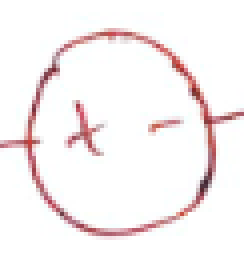
#> input picture temp_image.png, 61 x 64 px (shown 4 times larger)
$ python -i node_detector.py   (imports and definitions only)
#> lines starting #> are read from the running program, lines starting #| are printed output that depends on the picture; after the words box and inside, x2 and y2 are one past the last pixel; in counts of white or black regions, pixels touching at a corner belong together
### intersections.py
"""
This script consists of functions needed to find intersections for a given group of lines
"""
import numpy as np

def intersection(line1, line2):
    """Finds intersection between given two lines

    Args:
        line1 (List): end points of horizontal line (x,y coordinates)
        line2 (List): end points of vertical line (x,y coordinates)

    Returns:
        List: intersection point
    """

    x1,y1,x2,y2 = line1[0]
    x3,y3,x4,y4 = line2[0]
    a1 = y2-y1
    b1 = x1-x2
    c1 = a1*x1+b1*y1

    a2 = y4-y3
    b2 = x3-x4
    c2 = a2*x3+b2*y3

    determinant = a1*b2 - a2*b1

    if determinant == 0:
        return -1
    else:
        x0 = (b2*c1 - b1*c2)/determinant
        y0 = (a1*c2 - a2*c1)/determinant

        if x0 >= min(x1,x2) and x0 <= max(x1,x2) and y0 >= min(y1,y2) and y0 <= max(y1,y2) and \
            x0 >= min(x3,x4) and x0 <= max(x3,x4) and y0 >= min(y3,y4) and y0 <= max(y4,y4):
            x0, y0 = int(np.round(x0)), int(np.round(y0))
            return [[x0, y0]]
        else:
            return -1

def segmented_intersections(lines):
    """Finds the intersections between groups of lines.
    Args:
        lines (List): lists of horizontal and vertical lines
    Returns:
        intersections(List): List of intersecting points
    """

    intersections = []
    group = lines[0]
    next_group = lines[1]
    for line1 in group:
        for line2 in next_group:
            res = intersection(line1, line2)
            if res != -1:
                intersections.append(res)

    return intersections

### node_detector.py
import math
import cv2
import numpy as np
from intersections import segmented_intersections

def node_detector(gray):
    """finds coordinates of junctions or nodes present in components removed image.
    Performs hough transform to find lines in the circuit and then segment them into horizontal or vertical lines.
    Intersections of these lines are returned as nodes

    Args:
        gray (numpy array): components removed image

    Returns:
        node_dim (List): list of node coordinates
    """

    img = cv2.GaussianBlur(gray,(9,9),0)
    th = cv2.adaptiveThreshold(img,1,cv2.ADAPTIVE_THRESH_GAUSSIAN_C,cv2.THRESH_BINARY_INV,11,2)
    edged = th.astype(np.uint8)

    blnk = np.zeros_like(gray)
    blnk = blnk.astype(np.uint8)

    # drawing contours on a blank image
    contours, hierarchy = cv2.findContours(edged,cv2.RETR_EXTERNAL, cv2.CHAIN_APPROX_NONE)
    blnk = cv2.drawContours(blnk, contours,-1, (255, 0, 0), 3)
    blnk = blnk ==255
    blnk = blnk.astype(np.uint8)

    rho = 1  # distance resolution in pixels of the Hough grid
    theta = np.pi / 180  # angular resolution in radians of the Hough grid
    threshold = 15  # minimum number of votes (intersections in Hough grid cell)
    min_line_length = 10  # minimum number of pixels making up a line
    max_line_gap = 15  # maximum gap in pixels between connectable line segments
    line_image = np.zeros_like(gray)
    line_image1 = np.ones((blnk.shape[0],blnk.shape[1],3))*255  # creating a blank to draw lines on
    # using hough tranform to detect lines
    lines = cv2.HoughLinesP(blnk, rho, theta, threshold, np.array([]),
                        min_line_length, max_line_gap)

    # segmenting lines into horizontal and vertical lines
    lines_x = []
    lines_y = []
    for line_i in lines:
        orientation_i = math.atan2((line_i[0][1]-line_i[0][3]),(line_i[0][0]-line_i[0][2]))
        if (abs(math.degrees(orientation_i)) > 45) and abs(math.degrees(orientation_i)) < (90+45):
            lines_y.append(line_i)
        else:
            lines_x.append(line_i)
    lines_x = sorted(lines_x, key=lambda _line: _line[0][0])
    lines_y = sorted(lines_y, key=lambda _line: _line[0][1])

    # [7 lines of commented-out code are left out]

    segmented = []
    segmented.append(lines_x)
    segmented.append(lines_y)

    # finding intersections between horizontal and vertical lines
    intersections = segmented_intersections(segmented)

    # drawing nodes on a blank image to find the node locations
    for i in intersections:
        for x,y in i:
            cv2.circle(line_image,(x,y), 1, (50,0,0), 8)

    # using contour detection to find node centers
    contours, hierarchy = cv2.findContours(line_image,cv2.RETR_EXTERNAL, cv2.CHAIN_APPROX_SIMPLE)
    node_dim = []
    for i,cntr in enumerate(contours):
        M = cv2.moments(cntr)
        cX = int(M["m10"] / M["m00"])
        cY = int(M["m01"] / M["m00"])
        node_dim.append([cY,cX])

    return node_dim

>>> import cv2
>>> picture = cv2.imread('temp_image.png', cv2.IMREAD_GRAYSCALE)
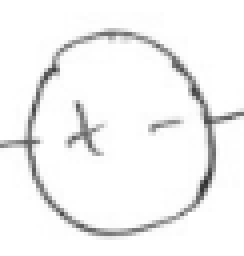
#> picture: shape (64, 61) (shown 4 times larger); min 48, max 255, mean 243
>>> result = node_detector(picture)
#> in node_detector, `img = cv2.GaussianBlur(gray,(9,9),0)`:
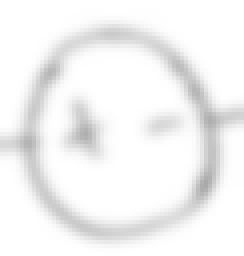
#> img: shape (64, 61) (shown 4 times larger); min 168, max 255, mean 243
#> in node_detector, `th = cv2.adaptiveThreshold(img,1,cv2.ADAPTIVE_THRESH_GAUSSIAN_C,cv2.TH..`:
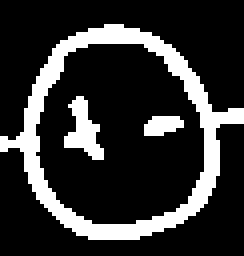
#> th: shape (64, 61) (shown 4 times larger); values 0 (black) and 1 (white), 19.7% white; 3 white regions
#> in node_detector, `contours, hierarchy = cv2.findContours(edged,cv2.RETR_EXTERNAL, cv2.CH..`: contours = 1 contour; box (x1, y1, x2, y2) and area: (0, 6, 61, 60) 2066
#> in node_detector, `blnk = cv2.drawContours(blnk, contours,-1, (255, 0, 0), 3)`:
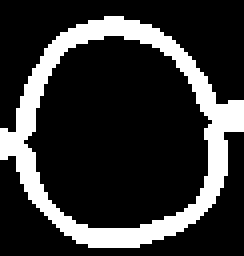
#> blnk: shape (64, 61) (shown 4 times larger); 20.3% white; 1 white region, box (x1, y1, x2, y2) and area: (0, 4, 61, 62) 791
#> in node_detector, `lines = cv2.HoughLinesP(blnk, rho, theta, threshold, np.array([]), min..`: lines = 27 rows, first 6: [0, 32, 16, 58], [0, 39, 17, 7], [39, 7, 60, 28], [34, 5, 60, 31], [18, 59, 49, 54], [52, 51, 52, 21]
#> the loop in node_detector, `for line_i in lines:` made 27 passes
#> (line_i, orientation_i) on passes 1 to 12: ([[0, 32, 16, 58]], -2.12), ([[0, 39, 17, 7]], 2.06), ([[39, 7, 60, 28]], -2.36), ([[34, 5, 60, 31]], -2.36), ([[18, 59, 49, 54]], 2.98), ([[52, 51, 52, 21]], 1.57), ([[0, 37, 15, 8]], 2.05), ([[22, 5, 47, 14]], -2.8), ([[32, 61, 53, 49]], 2.62), ([[53, 50, 55, 27]], 1.66), ([[11, 13, 37, 6]], 2.88), ([[1, 39, 17, 8]], 2.05)
#> after the loop in node_detector, `for line_i in lines:`: lines_x = [[[39, 7, 60, 28]], [[34, 5, 60, 31]], [[18, 59, 49, 54]], [[22, 5, 47, 14]], [[32, 61, 53, 49]], [[11, 13, 37, 6]], [[21, 60, 46, 56]], [[37, 7, 59, 28]], [[8, 50, 31, 61]], [[22, 61, 43, 58]], [[17, 58, 50, 52]], [[13, 10, 33, 5]]]; lines_y = 15 items, first 6: [[0, 32, 16, 58]], [[0, 39, 17, 7]], [[52, 51, 52, 21]], [[0, 37, 15, 8]], [[53, 50, 55, 27]], [[1, 39, 17, 8]]
#> in node_detector, `lines_x = sorted(lines_x, key=lambda _line: _line[0][0])`: lines_x = [[[8, 50, 31, 61]], [[11, 13, 37, 6]], [[13, 10, 33, 5]], [[17, 58, 50, 52]], [[18, 59, 49, 54]], [[21, 60, 46, 56]], [[22, 5, 47, 14]], [[22, 61, 43, 58]], [[32, 61, 53, 49]], [[34, 5, 60, 31]], [[37, 7, 59, 28]], [[39, 7, 60, 28]]]
#> in node_detector, `lines_y = sorted(lines_y, key=lambda _line: _line[0][1])`: lines_y = 15 items, first 6: [[37, 9, 59, 32]], [[53, 23, 53, 44]], [[54, 26, 55, 46]], [[0, 32, 16, 58]], [[5, 33, 19, 60]], [[4, 34, 16, 57]]
#> in segmented_intersections, `group = lines[0]`: group has the same summary as lines_x in node_detector
#> in segmented_intersections, `next_group = lines[1]`: next_group has the same summary as lines_y in node_detector
#> the loop in segmented_intersections, `for line1 in group:` made 12 passes
#> the loop in node_detector, `for i in intersections:` made 8 passes
#> i on passes 1 to 8: [[12, 52]], [[16, 54]], [[14, 53]], [[10, 51]], [[18, 58]], [[18, 59]], [[39, 11]], [[53, 24]]
#> after the loop in node_detector, `for i in intersections:`:
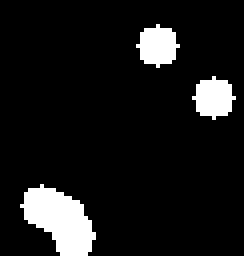
#> line_image: shape (64, 61) (shown 4 times larger); values 0 (black) and 50 (white), 9.4% white; 3 white regions, box (x1, y1, x2, y2) and area: (5, 46, 24, 64) 204, (34, 6, 45, 17) 81, (48, 19, 59, 30) 81
#> the loop in node_detector, `for i,cntr in enumerate(contours):` made 3 passes
